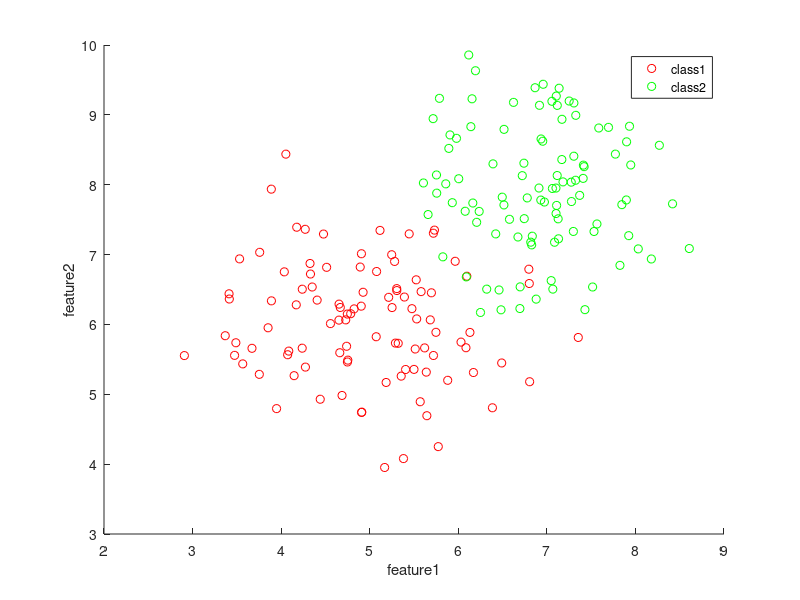

This chart was generated by the following MATLAB code: (Note: this script raises an error after producing the figure.)
clc
clear
close all
addpath(genpath(pwd));
%% Generating Data
% Generating Class1
class1(:,1)=5+0.8*randn(100,1);
class1(:,2)=6+0.8*randn(100,1);
% Generating Class2
class2(:,1)=7+0.8*randn(100,1);
class2(:,2)=8+0.8*randn(100,1);
figure(1);
scatter(class1(:,1),class1(:,2),'r');
xlabel('feature1'); ylabel('feature2');
hold on;
scatter(class2(:,1),class2(:,2),'g');
legend('class1','class2');
% Label
y=ones(100,1);
y(101:200,1)=-1;

%% Primal Form
A(1:100,:) = class1(:,:);
A(101:200,:) = class2(:,:);
x2=A;
N=size(A,1);
l=size(A,2);
% A(:,l+1) = 1;
% A(1:100,:) = A(1:100,:)*-1;
% A(101:200,:) = A(101:200,:)*1;
% b=-ones(size(A,1),1);
% H1=eye(l+1);
% H1(end)=0;
% f1=zeros(1,l+1);
% [W,fval,exitflag,output,lambda]=quadprog(H1,f1,A,b);
% x=2:0.1:10;
% decision=(-W(3)-W(1)*x)/W(2);
% support1=(-W(3)-W(1)*x+1)/W(2);
% support2=(-W(3)-W(1)*x-1)/W(2);
% plot(x,decision);
% plot(x,support1);
% plot(x,support2);
%% Dual Form
for i=1:size(x2,1)
    rep(i,:) = y(i)*x2(i,:);
end
H2=rep*rep';
f2=-ones(N,1);
Aeq=y';
beq=0;
lb=zeros(N,1);
ub=1000*ones(N,1);
[lambda2,fval,exitflag,output]=quadprog(H2,f2,[],[],Aeq,beq,lb,ub);
W2 = zeros(1,size(x2,2));
for i=1:size(x2,1)
   W2=W2+y(i)*lambda2(i)*x2(i,:);
end
nonzero=find(lambda2>0.00001);
W2(1,l+1) = 1/y(nonzero(1)) - dot(W2,x2(nonzero(1),:));
x=2:0.1:12;
decision=(-W2(3)-W2(1)*x)/W2(2);
support1=(-W2(3)-W2(1)*x+1)/W2(2);
support2=(-W2(3)-W2(1)*x-1)/W2(2);
plot(x,decision);
plot(x,support1);
plot(x,support2);